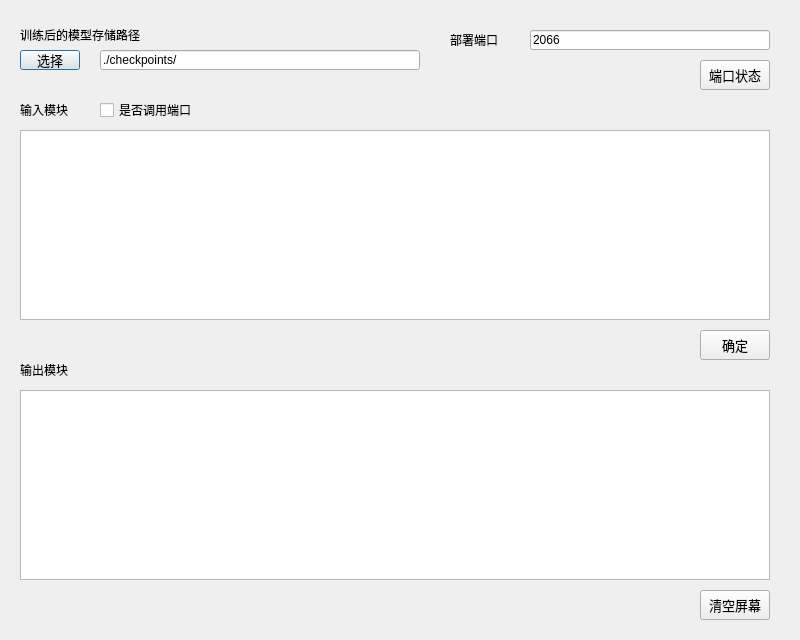
<?xml version="1.0" encoding="UTF-8"?>
<ui version="4.0">
 <class>DeploymentDialog</class>
 <widget class="QDialog" name="DeploymentDialog">
  <property name="geometry">
   <rect>
    <x>0</x>
    <y>0</y>
    <width>800</width>
    <height>640</height>
   </rect>
  </property>
  <property name="windowTitle">
   <string>模型测试</string>
  </property>
  <property name="windowIcon">
   <iconset>
    <normaloff>OGAS.jpg</normaloff>OGAS.jpg</iconset>
  </property>
  <widget class="QLabel" name="label_TrainedModel">
   <property name="geometry">
    <rect>
     <x>20</x>
     <y>20</y>
     <width>320</width>
     <height>30</height>
    </rect>
   </property>
   <property name="styleSheet">
    <string notr="true">font: 12pt &quot;宋体&quot;;</string>
   </property>
   <property name="text">
    <string>训练后的模型存储路径</string>
   </property>
  </widget>
  <widget class="QPushButton" name="pushButton_TrainedModel">
   <property name="geometry">
    <rect>
     <x>20</x>
     <y>50</y>
     <width>60</width>
     <height>20</height>
    </rect>
   </property>
   <property name="font">
    <font>
     <family>宋体</family>
     <pointsize>10</pointsize>
    </font>
   </property>
   <property name="styleSheet">
    <string notr="true"/>
   </property>
   <property name="text">
    <string>选择</string>
   </property>
  </widget>
  <widget class="QLineEdit" name="lineEdit_TrainedModel">
   <property name="geometry">
    <rect>
     <x>100</x>
     <y>50</y>
     <width>320</width>
     <height>20</height>
    </rect>
   </property>
   <property name="text">
    <string>./checkpoints/</string>
   </property>
   <property name="readOnly">
    <bool>false</bool>
   </property>
  </widget>
  <widget class="QLabel" name="label_Port">
   <property name="geometry">
    <rect>
     <x>450</x>
     <y>30</y>
     <width>70</width>
     <height>20</height>
    </rect>
   </property>
   <property name="styleSheet">
    <string notr="true">font: 12pt &quot;宋体&quot;;</string>
   </property>
   <property name="text">
    <string>部署端口</string>
   </property>
  </widget>
  <widget class="QLineEdit" name="lineEdit_Port">
   <property name="geometry">
    <rect>
     <x>530</x>
     <y>30</y>
     <width>240</width>
     <height>20</height>
    </rect>
   </property>
   <property name="text">
    <string>2066</string>
   </property>
   <property name="readOnly">
    <bool>false</bool>
   </property>
  </widget>
  <widget class="QLabel" name="label_Input">
   <property name="geometry">
    <rect>
     <x>20</x>
     <y>100</y>
     <width>80</width>
     <height>20</height>
    </rect>
   </property>
   <property name="styleSheet">
    <string notr="true">font: 12pt &quot;宋体&quot;;</string>
   </property>
   <property name="text">
    <string>输入模块</string>
   </property>
  </widget>
  <widget class="QTextBrowser" name="textBrowser_Input">
   <property name="geometry">
    <rect>
     <x>20</x>
     <y>130</y>
     <width>750</width>
     <height>190</height>
    </rect>
   </property>
   <property name="readOnly">
    <bool>false</bool>
   </property>
  </widget>
  <widget class="QPushButton" name="pushButton_Confirm">
   <property name="geometry">
    <rect>
     <x>700</x>
     <y>330</y>
     <width>70</width>
     <height>30</height>
    </rect>
   </property>
   <property name="font">
    <font>
     <family>宋体</family>
     <pointsize>10</pointsize>
    </font>
   </property>
   <property name="styleSheet">
    <string notr="true"/>
   </property>
   <property name="text">
    <string>确定</string>
   </property>
  </widget>
  <widget class="QTextBrowser" name="textBrowser_Output">
   <property name="geometry">
    <rect>
     <x>20</x>
     <y>390</y>
     <width>750</width>
     <height>190</height>
    </rect>
   </property>
  </widget>
  <widget class="QPushButton" name="pushButton_Clear">
   <property name="geometry">
    <rect>
     <x>700</x>
     <y>590</y>
     <width>70</width>
     <height>30</height>
    </rect>
   </property>
   <property name="font">
    <font>
     <family>宋体</family>
     <pointsize>10</pointsize>
    </font>
   </property>
   <property name="styleSheet">
    <string notr="true"/>
   </property>
   <property name="text">
    <string>清空屏幕</string>
   </property>
  </widget>
  <widget class="QLabel" name="label_Output">
   <property name="geometry">
    <rect>
     <x>20</x>
     <y>360</y>
     <width>80</width>
     <height>20</height>
    </rect>
   </property>
   <property name="styleSheet">
    <string notr="true">font: 12pt &quot;宋体&quot;;</string>
   </property>
   <property name="text">
    <string>输出模块</string>
   </property>
  </widget>
  <widget class="QPushButton" name="pushButton_PortStatus">
   <property name="geometry">
    <rect>
     <x>700</x>
     <y>60</y>
     <width>70</width>
     <height>30</height>
    </rect>
   </property>
   <property name="font">
    <font>
     <family>宋体</family>
     <pointsize>10</pointsize>
    </font>
   </property>
   <property name="styleSheet">
    <string notr="true"/>
   </property>
   <property name="text">
    <string>端口状态</string>
   </property>
  </widget>
  <widget class="QCheckBox" name="checkBox_UsePort">
   <property name="geometry">
    <rect>
     <x>100</x>
     <y>100</y>
     <width>150</width>
     <height>20</height>
    </rect>
   </property>
   <property name="text">
    <string>是否调用端口</string>
   </property>
  </widget>
 </widget>
 <resources/>
 <connections>
  <connection>
   <sender>pushButton_TrainedModel</sender>
   <signal>clicked()</signal>
   <receiver>DeploymentDialog</receiver>
   <slot>browse_TrainedModel()</slot>
   <hints>
    <hint type="sourcelabel">
     <x>49</x>
     <y>59</y>
    </hint>
    <hint type="destinationlabel">
     <x>399</x>
     <y>319</y>
    </hint>
   </hints>
  </connection>
 </connections>
 <slots>
  <slot>browse_TrainedModel()</slot>
  <slot>openport()</slot>
  <slot>closeport()</slot>
 </slots>
</ui>
